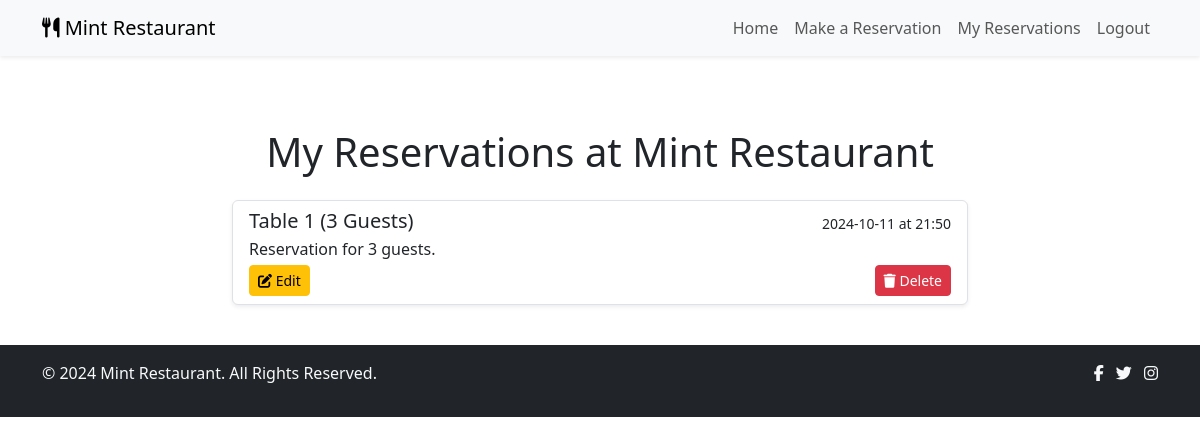
The app's page /my_reservations/ (signed in) with its own data.
### bookings/models.py (models this page shows, shortened)
class Reservation(models.Model):
    user = models.ForeignKey(User, on_delete=models.CASCADE)
    table = models.ForeignKey(Table, on_delete=models.CASCADE)
    date = models.DateField()
    time = models.TimeField()
    guests = models.IntegerField()

class Table(models.Model):
    number = models.IntegerField()
    capacity = models.IntegerField()

### bookings/views.py (the view)
# urls.py: path('my_reservations/', views.my_reservations, name='my_reservations'),
@login_required
def my_reservations(request):
  reservations = Reservation.objects.filter(user=request.user)
  return render(request, 'bookings/my_reservations.html', {'reservations': reservations})

### bookings/templates/bookings/my_reservations.html (shortened to what this page needs)
<!DOCTYPE html>
<html lang="en">
<head>
</head>
<body>
    {% extends 'bookings/base.html' %}
    {% block content %}
    <div class="container mt-5">
        <h1 class="text-center mb-4">My Reservations at Mint Restaurant</h1>
        <div class="row justify-content-center">
            {% if reservations %}
                <div class="col-lg-8">
                    <div class="list-group">
                        {% for reservation in reservations %}
                        <div class="list-group-item list-group-item-action mb-3 shadow-sm">
                            <div class="d-flex w-100 justify-content-between align-items-center">
                                <h5 class="mb-1">Table {{ reservation.table.number }} ({{ reservation.guests }} Guests)</h5>
                                <small>{{ reservation.date|date:"Y-m-d" }} at {{ reservation.time|time:"H:i" }}</small>
                            </div>
                            <p class="mb-1">Reservation for {{ reservation.guests }} guests.</p>
                            <div class="d-flex justify-content-between">
                                <a href="{% url 'edit_reservation' reservation.id %}" class="btn btn-warning btn-sm"><i class="fas fa-edit"></i> Edit</a>
                                <a href="{% url 'delete_reservation' reservation.id %}" class="btn btn-danger btn-sm"><i class="fas fa-trash"></i> Delete</a>
                            </div>
                        </div>
                        {% endfor %}
                    </div>
                </div>
            {% else %}
                <div class="alert alert-info text-center">
                    <h5>No Reservations Found</h5>
                    <p>It looks like you haven’t made any reservations yet. <a href="{% url 'make_reservation' %}" class="alert-link">Book a table now!</a></p>
                </div>
            {% endif %}
        </div>
    </div>
    {% endblock %}

### records on screen
Reservation: table.number "1", guests "3", date "2024-10-11", time "21:50"
